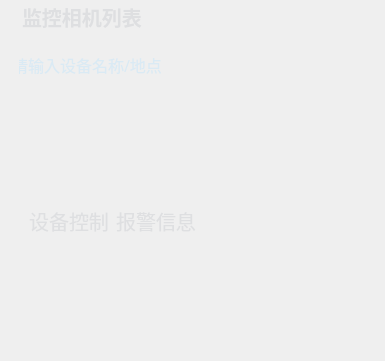
                      <widget class="QWidget" name="widgetCtlMain" native="true">
                       <property name="sizePolicy">
                        <sizepolicy hsizetype="Preferred" vsizetype="Expanding">
                         <horstretch>0</horstretch>
                         <verstretch>0</verstretch>
                        </sizepolicy>
                       </property>
                       <layout class="QHBoxLayout" name="horizontalLayout_3" stretch="27,383,20,1138,18">
                        <property name="spacing">
                         <number>0</number>
                        </property>
                        <property name="leftMargin">
                         <number>0</number>
                        </property>
                        <property name="topMargin">
                         <number>0</number>
                        </property>
                        <property name="rightMargin">
                         <number>0</number>
                        </property>
                        <property name="bottomMargin">
                         <number>0</number>
                        </property>
                        <item>
                         <spacer name="horizontalSpacer_5">
                          <property name="orientation">
                           <enum>Qt::Horizontal</enum>
                          </property>
                          <property name="sizeType">
                           <enum>QSizePolicy::Preferred</enum>
                          </property>
                          <property name="sizeHint" stdset="0">
                           <size>
                            <width>5</width>
                            <height>20</height>
                           </size>
                          </property>
                         </spacer>
                        </item>
                        <item>
                         <widget class="QWidget" name="widgetCtlPanel" native="true">
                          <property name="styleSheet">
                           <string notr="true">#widgetCtlPanel {border-image: url(:/UI/back/normalcamlistback.png);}</string>
                          </property>
                          <layout class="QVBoxLayout" name="verticalLayout_6" stretch="50,2,660">
                           <property name="spacing">
                            <number>2</number>
                           </property>
                           <property name="leftMargin">
                            <number>2</number>
                           </property>
                           <property name="topMargin">
                            <number>0</number>
                           </property>
                           <property name="rightMargin">
                            <number>2</number>
                           </property>
                           <property name="bottomMargin">
                            <number>0</number>
                           </property>
                           <item>
                            <widget class="QWidget" name="widget_CamListLbl" native="true">
                             <property name="styleSheet">
                              <string notr="true"/>
                             </property>
                             <layout class="QHBoxLayout" name="horizontalLayout_11">
                              <property name="leftMargin">
                               <number>16</number>
                              </property>
                              <property name="topMargin">
                               <number>2</number>
                              </property>
                              <property name="bottomMargin">
                               <number>2</number>
                              </property>
                              <item>
                               <widget class="QLabel" name="label_24">
                                <property name="font">
                                 <font>
                                  <family>思源黑体 CN</family>
                                  <pointsize>15</pointsize>
                                  <weight>75</weight>
                                  <bold>true</bold>
                                 </font>
                                </property>
                                <property name="styleSheet">
                                 <string notr="true">color: rgb(222, 223, 225);
background:transparent;border-width:0;border-style:outset</string>
                                </property>
                                <property name="text">
                                 <string>监控相机列表</string>
                                </property>
                               </widget>
                              </item>
                             </layout>
                            </widget>
                           </item>
                           <item>
                            <widget class="QLabel" name="label_23">
                             <property name="sizePolicy">
                              <sizepolicy hsizetype="Preferred" vsizetype="Fixed">
                               <horstretch>0</horstretch>
                               <verstretch>0</verstretch>
                              </sizepolicy>
                             </property>
                             <property name="minimumSize">
                              <size>
                               <width>0</width>
                               <height>2</height>
                              </size>
                             </property>
                             <property name="maximumSize">
                              <size>
                               <width>16777215</width>
                               <height>2</height>
                              </size>
                             </property>
                             <property name="styleSheet">
                              <string notr="true">border-image: url(:/UI/image/spliteType2.png);</string>
                             </property>
                             <property name="text">
                              <string/>
                             </property>
                            </widget>
                           </item>
                           <item>
                            <widget class="QWidget" name="widget_2" native="true">
                             <layout class="QVBoxLayout" name="verticalLayout_4" stretch="50,260,54,158,82">
                              <item>
                               <widget class="QWidget" name="widget_CamSearch" native="true">
                                <property name="styleSheet">
                                 <string notr="true">#widget_CamSearch { border-image: url(:/UI/image/camsearchrect.png);}</string>
                                </property>
                                <layout class="QHBoxLayout" name="horizontalLayout_10">
                                 <property name="spacing">
                                  <number>2</number>
                                 </property>
                                 <property name="leftMargin">
                                  <number>4</number>
                                 </property>
                                 <property name="topMargin">
                                  <number>4</number>
                                 </property>
                                 <property name="rightMargin">
                                  <number>4</number>
                                 </property>
                                 <property name="bottomMargin">
                                  <number>4</number>
                                 </property>
                                 <item>
                                  <widget class="QLineEdit" name="lineEdit">
                                   <property name="font">
                                    <font>
                                     <family>思源黑体 CN</family>
                                     <pointsize>12</pointsize>
                                    </font>
                                   </property>
                                   <property name="styleSheet">
                                    <string notr="true">color: rgba(170, 221, 255, 78);
background:transparent;border-width:0;border-style:outset</string>
                                   </property>
                                   <property name="text">
                                    <string>请输入设备名称/地点</string>
                                   </property>
                                  </widget>
                                 </item>
                                 <item>
                                  <widget class="QPushButton" name="btnSearchCamera">
                                   <property name="minimumSize">
                                    <size>
                                     <width>19</width>
                                     <height>19</height>
                                    </size>
                                   </property>
                                   <property name="styleSheet">
                                    <string notr="true">background:transparent;border-width:0;border-style:outset</string>
                                   </property>
                                   <property name="text">
                                    <string/>
                                   </property>
                                   <property name="icon">
                                    <iconset resource="MultiLargeScreen.qrc">
                                     <normaloff>:/UI/icon/searchicon.png</normaloff>:/UI/icon/searchicon.png</iconset>
                                   </property>
                                   <property name="iconSize">
                                    <size>
                                     <width>16</width>
                                     <height>16</height>
                                    </size>
                                   </property>
                                  </widget>
                                 </item>
                                </layout>
                               </widget>
                              </item>
                              <item>
                               <widget class="QTreeWidget" name="treeWidgetCam">
                                <property name="styleSheet">
                                 <string notr="true">background:transparent;border-width:0;border-style:outset;

</string>
                                </property>
                                <attribute name="headerVisible">
                                 <bool>false</bool>
                                </attribute>
                                <column>
                                 <property name="text">
                                  <string notr="true">1</string>
                                 </property>
                                </column>
                               </widget>
                              </item>
                              <item>
                               <widget class="QWidget" name="widget_7" native="true">
                                <layout class="QHBoxLayout" name="horizontalLayout_5" stretch="1,9,9,1">
                                 <property name="spacing">
                                  <number>0</number>
                                 </property>
                                 <property name="leftMargin">
                                  <number>0</number>
                                 </property>
                                 <property name="topMargin">
                                  <number>0</number>
                                 </property>
                                 <property name="rightMargin">
                                  <number>0</number>
                                 </property>
                                 <property name="bottomMargin">
                                  <number>0</number>
                                 </property>
                                 <item>
                                  <widget class="QLabel" name="label_21">
                                   <property name="text">
                                    <string/>
                                   </property>
                                  </widget>
                                 </item>
                                 <item>
                                  <widget class="QWidget" name="widget_4" native="true">
                                   <property name="styleSheet">
                                    <string notr="true">#widget_4 {border-image: url(:/UI/image/rect2x.png);}</string>
                                   </property>
                                   <layout class="QHBoxLayout" name="horizontalLayout_8" stretch="2,5,10,2">
                                    <property name="spacing">
                                     <number>0</number>
                                    </property>
                                    <property name="leftMargin">
                                     <number>0</number>
                                    </property>
                                    <property name="topMargin">
                                     <number>0</number>
                                    </property>
                                    <property name="rightMargin">
                                     <number>0</number>
                                    </property>
                                    <property name="bottomMargin">
                                     <number>0</number>
                                    </property>
                                    <item>
                                     <spacer name="horizontalSpacer_12">
                                      <property name="orientation">
                                       <enum>Qt::Horizontal</enum>
                                      </property>
                                      <property name="sizeHint" stdset="0">
                                       <size>
                                        <width>40</width>
                                        <height>20</height>
                                       </size>
                                      </property>
                                     </spacer>
                                    </item>
                                    <item>
                                     <widget class="QLabel" name="label_17">
                                      <property name="styleSheet">
                                       <string notr="true">image: url(:/UI/icon/control2x.png);</string>
                                      </property>
                                      <property name="text">
                                       <string/>
                                      </property>
                                     </widget>
                                    </item>
                                    <item>
                                     <widget class="LabelClick" name="label_11">
                                      <property name="font">
                                       <font>
                                        <family>思源黑体 CN</family>
                                        <pointsize>15</pointsize>
                                        <weight>50</weight>
                                        <bold>false</bold>
                                       </font>
                                      </property>
                                      <property name="styleSheet">
                                       <string notr="true">color: rgb(222, 223, 225);
background:transparent;border-width:0;border-style:outset
</string>
                                      </property>
                                      <property name="text">
                                       <string>设备控制</string>
                                      </property>
                                      <property name="alignment">
                                       <set>Qt::AlignCenter</set>
                                      </property>
                                     </widget>
                                    </item>
                                    <item>
                                     <spacer name="horizontalSpacer_13">
                                      <property name="orientation">
                                       <enum>Qt::Horizontal</enum>
                                      </property>
                                      <property name="sizeHint" stdset="0">
                                       <size>
                                        <width>40</width>
                                        <height>20</height>
                                       </size>
                                      </property>
                                     </spacer>
                                    </item>
                                   </layout>
                                  </widget>
                                 </item>
                                 <item>
                                  <widget class="QWidget" name="widget_5" native="true">
                                   <property name="styleSheet">
                                    <string notr="true">#widget_5{ border-image: url(:/UI/image/rectGray.png);}</string>
                                   </property>
                                   <layout class="QHBoxLayout" name="horizontalLayout_9" stretch="2,5,10,2">
                                    <property name="spacing">
                                     <number>0</number>
                                    </property>
                                    <property name="leftMargin">
                                     <number>0</number>
                                    </property>
                                    <property name="topMargin">
                                     <number>2</number>
                                    </property>
                                    <property name="rightMargin">
                                     <number>0</number>
                                    </property>
                                    <property name="bottomMargin">
                                     <number>2</number>
                                    </property>
                                    <item>
                                     <spacer name="horizontalSpacer_14">
                                      <property name="orientation">
                                       <enum>Qt::Horizontal</enum>
                                      </property>
                                      <property name="sizeHint" stdset="0">
                                       <size>
                                        <width>40</width>
                                        <height>20</height>
                                       </size>
                                      </property>
                                     </spacer>
                                    </item>
                                    <item>
                                     <widget class="QLabel" name="label_15">
                                      <property name="autoFillBackground">
                                       <bool>false</bool>
                                      </property>
                                      <property name="styleSheet">
                                       <string notr="true">image: url(:/UI/icon/alarm2x.png);</string>
                                      </property>
                                      <property name="text">
                                       <string/>
                                      </property>
                                     </widget>
                                    </item>
                                    <item>
                                     <widget class="LabelClick" name="label_18">
                                      <property name="font">
                                       <font>
                                        <family>思源黑体 CN</family>
                                        <pointsize>15</pointsize>
                                        <weight>50</weight>
                                        <bold>false</bold>
                                       </font>
                                      </property>
                                      <property name="styleSheet">
                                       <string notr="true">color: rgb(222, 223, 225);
background:transparent;border-width:0;border-style:outset
</string>
                                      </property>
                                      <property name="text">
                                       <string>报警信息</string>
                                      </property>
                                      <property name="alignment">
                                       <set>Qt::AlignCenter</set>
                                      </property>
                                     </widget>
                                    </item>
                                    <item>
                                     <spacer name="horizontalSpacer_15">
                                      <property name="orientation">
                                       <enum>Qt::Horizontal</enum>
                                      </property>
                                      <property name="sizeHint" stdset="0">
                                       <size>
                                        <width>40</width>
                                        <height>20</height>
                                       </size>
                                      </property>
                                     </spacer>
                                    </item>
                                   </layout>
                                  </widget>
                                 </item>
                                 <item>
                                  <widget class="QLabel" name="label_22">
                                   <property name="text">
                                    <string/>
                                   </property>
                                  </widget>
                                 </item>
                                </layout>
                               </widget>
                              </item>
                              <item>
                               <widget class="QWidget" name="widget_CtlPnl" native="true">
                                <widget class="WidgetControlPanel" name="lblControlPanel">
                                 <property name="geometry">
                                  <rect>
                                   <x>6</x>
                                   <y>6</y>
                                   <width>140</width>
                                   <height>140</height>
                                  </rect>
                                 </property>
                                 <property name="text">
                                  <string/>
                                 </property>
                                 <property name="scaledContents">
                                  <bool>true</bool>
                                 </property>
                                 <property name="alignment">
                                  <set>Qt::AlignCenter</set>
                                 </property>
                                </widget>
                                <widget class="QListWidget" name="listWidget">
                                 <property name="geometry">
                                  <rect>
                                   <x>73</x>
                                   <y>6</y>
                                   <width>123</width>
                                   <height>56</height>
                                  </rect>
                                 </property>
                                 <property name="styleSheet">
                                  <string notr="true">background:transparent;border-width:0;border-style:outset</string>
                                 </property>
                                </widget>
                               </widget>
                              </item>
                              <item>
                               <widget class="QWidget" name="widget_Slider" native="true">
                                <property name="sizePolicy">
                                 <sizepolicy hsizetype="Expanding" vsizetype="Preferred">
                                  <horstretch>0</horstretch>
                                  <verstretch>0</verstretch>
                                 </sizepolicy>
                                </property>
                                <layout class="QHBoxLayout" name="horizontalLayout_13" stretch="1,25,1">
                                 <property name="spacing">
                                  <number>0</number>
                                 </property>
                                 <property name="leftMargin">
                                  <number>0</number>
                                 </property>
                                 <property name="topMargin">
                                  <number>0</number>
                                 </property>
                                 <property name="rightMargin">
                                  <number>0</number>
                                 </property>
                                 <property name="bottomMargin">
                                  <number>0</number>
                                 </property>
                                 <item>
                                  <spacer name="horizontalSpacer_18">
                                   <property name="orientation">
                                    <enum>Qt::Horizontal</enum>
                                   </property>
                                   <property name="sizeHint" stdset="0">
                                    <size>
                                     <width>40</width>
                                     <height>20</height>
                                    </size>
                                   </property>
                                  </spacer>
                                 </item>
                                 <item>
                                  <widget class="QWidget" name="widget_6" native="true"/>
                                 </item>
                                 <item>
                                  <spacer name="horizontalSpacer_19">
                                   <property name="orientation">
                                    <enum>Qt::Horizontal</enum>
                                   </property>
                                   <property name="sizeHint" stdset="0">
                                    <size>
                                     <width>40</width>
                                     <height>20</height>
                                    </size>
                                   </property>
                                  </spacer>
                                 </item>
                                </layout>
                               </widget>
                              </item>
                             </layout>
                            </widget>
                           </item>
                          </layout>
                          <zorder>widget_2</zorder>
                          <zorder>widget_CamListLbl</zorder>
                          <zorder>label_23</zorder>
                         </widget>
                        </item>
                        <item>
                         <spacer name="horizontalSpacer_6">
                          <property name="orientation">
                           <enum>Qt::Horizontal</enum>
                          </property>
                          <property name="sizeType">
                           <enum>QSizePolicy::Preferred</enum>
                          </property>
                          <property name="sizeHint" stdset="0">
                           <size>
                            <width>5</width>
                            <height>20</height>
                           </size>
                          </property>
                         </spacer>
                        </item>
                        <item>
                         <widget class="QWidget" name="widgetVideos" native="true">
                          <property name="styleSheet">
                           <string notr="true">border-width:0</string>
                          </property>
                         </widget>
                        </item>
                        <item>
                         <spacer name="horizontalSpacer_9">
                          <property name="orientation">
                           <enum>Qt::Horizontal</enum>
                          </property>
                          <property name="sizeType">
                           <enum>QSizePolicy::Preferred</enum>
                          </property>
                          <property name="sizeHint" stdset="0">
                           <size>
                            <width>5</width>
                            <height>20</height>
                           </size>
                          </property>
                         </spacer>
                        </item>
                       </layout>
                      </widget>
